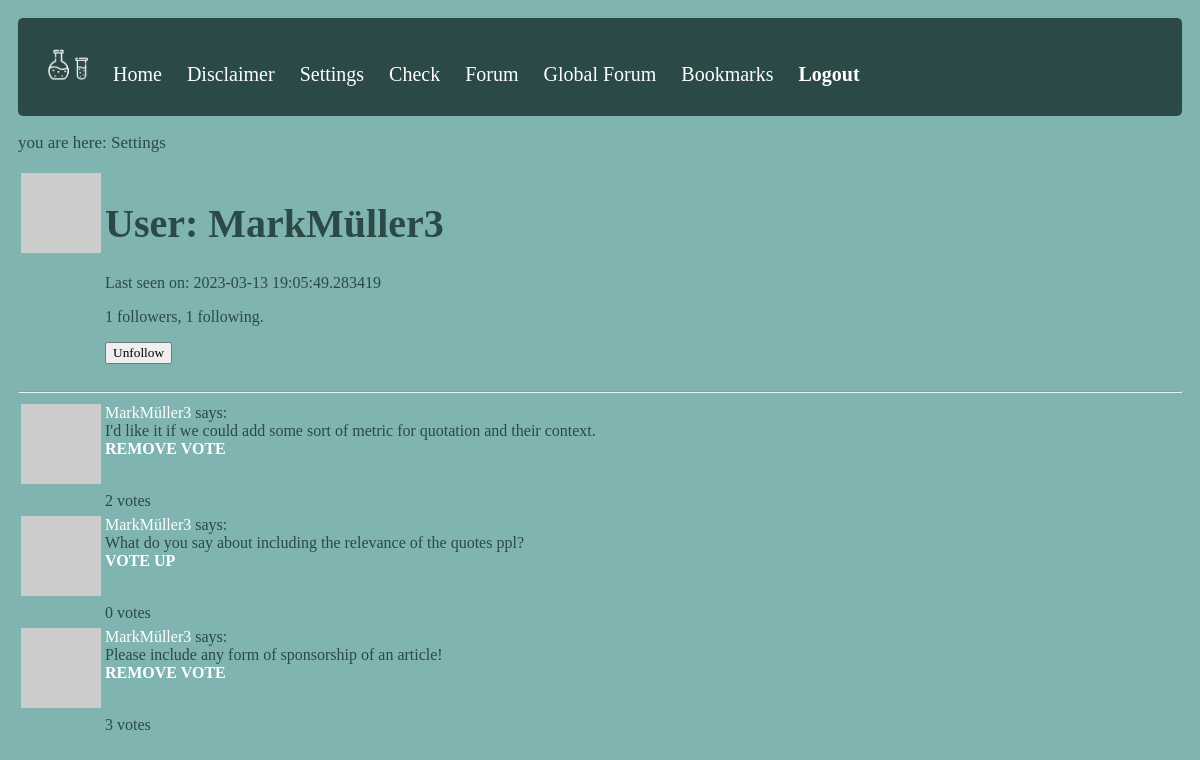
The page /user/MarkMüller3 (signed in) on the database its author committed.
### app/models.py (models this page shows, shortened)
class User(UserMixin, db.Model):
    id = db.Column(db.Integer, primary_key = True) #parameter takes datatype, primary_key is the key that identifies this row uniquely
    username = db.Column(db.String(64), index = True, unique = True) #unique parametre says there is only unique user names like instagram
    email = db.Column(db.String(64), index = True, unique = True)
    password_hash = db.Column(db.String(128))
    posts = db.relationship('Post', backref='author', lazy='dynamic')
    scored = db.relationship('History', backref='person', lazy='dynamic')
    last_seen = db.Column(db.DateTime, default=datetime.utcnow)
    followed = db.relationship('User', secondary=followers, #links User instances to other User instances
        primaryjoin=(followers.c.follower_id == id),
        secondaryjoin=(followers.c.followed_id == id),
        backref=db.backref('followers', lazy='dynamic'), lazy='dynamic') #dynamic: query only runs when specifically requested
    liked = db.relationship('PostLike',
        foreign_keys='PostLike.user_id',
        backref='user', lazy='dynamic')
    def avatar(self, size):
        digest = md5(self.email.lower().encode('utf-8')).hexdigest()
        return 'https://www.gravatar.com/avatar/{}?d=identicon&s={}'.format(
            digest, size) #avatar is randomly generated using gravatar
    def is_following(self, user): #querying
        return self.followed.filter(followers.c.followed_id == user.id).count() > 0 #returns either 0 or 1 so >0 is the same
    def has_liked_post(self, post):
        return PostLike.query.filter(
            PostLike.user_id == self.id,
            PostLike.post_id == post.id).count() > 0 #checks if entry for liker and liked post exists

class Post(db.Model):
    id = db.Column(db.Integer, primary_key = True)
    body = db.Column(db.String(140))
    timestamp = db.Column(db.DateTime, index=True, default=datetime.utcnow)
    user_id = db.Column(db.Integer, db.ForeignKey('user.id'))
    likes = db.relationship('PostLike', backref='post', lazy='dynamic')

### app/routes.py (the view)
@App.route('/user/<username>')#<> is dynamic part
@login_required
def user(username):
    form = EmptyForm()
    user = User.query.filter_by(username=username).first_or_404() #if no such user returns 404 template
    page = request.args.get('page', 1, type=int) #query string argument to specify page number
    posts = user.posts.order_by(Post.timestamp.desc()).paginate(page=page,
    per_page=App.config['POSTS_PER_PAGE'], error_out=False) #giving paginate all arguments
    next_url = url_for('user', username=user.username, page=posts.next_num) \
        if posts.has_next else None #allows us to only display next url in template if next url has a value
    prev_url = url_for('user', username=user.username, page=posts.prev_num) \
        if posts.has_prev else None
    return render_template('user.html', user=user, posts=posts.items,
    next_url=next_url, prev_url=prev_url, form=form)

### app/forms.py
class EmptyForm(FlaskForm): #for following
    submit = SubmitField('Submit')

### app/models.py (called while the page is built)
@login.user_loader
def load_user(id):
    return User.query.get(int(id))

### app/routes.py (called while the page is built)
@App.before_request
def before_request():
    if current_user.is_authenticated:
        current_user.last_seen = datetime.utcnow()
        db.session.commit()

### app/templates/user.html (shortened to what this page needs)
{% extends "base.html" %}
{% block content %}
<p class="location">you are here: Settings </p>
<table>
      <tr valign="top">
          <td><img src="{{ user.avatar(128) }}"></td>
          <td>
              <h1>User: {{ user.username }}</h1>
              {% if user.last_seen %}<p>Last seen on: {{ user.last_seen }}</p>{% endif %}
              <p>{{ user.followers.count() }} followers, {{ user.followed.count() }} following.</p>
              {% if user == current_user %}
              <p><a href="{{ url_for('edit_profile') }}">Edit your profile</a></p>
              {% else %}
              <p>
                  <form action="{{ url_for('unfollow', username=user.username) }}" method="post">
                      {{ form.submit(value='Unfollow') }}
                  </form>
              </p>
              {% endif %}
          </td>
      </tr>
  </table>
  <hr>
    {% for post in posts %}
        {% include '_post.html' %}
    {% endfor %}
{% endblock %}

### app/templates/_post.html
<table>
        <tr valign="top">
            <td><img src="{{ post.author.avatar(36) }}"></td>
            <td>
                <a href="{{ url_for('user', username=post.author.username) }}">
                    {{ post.author.username }}
                </a>
                says:<br>{{ post.body }}<br>
                {% if current_user.has_liked_post(post) %}
    <a href="{{ url_for('like_action', post_id=post.id, action='unlike') }}" class="like"><b>REMOVE VOTE</b></a>
  {% else %}
    <a href="{{ url_for('like_action', post_id=post.id, action='like') }}" class="like"><b>VOTE UP</b></a>
  {% endif %}
            </td>
        </tr>
        <tr>
          <td>
            </td>
          <td>{{ post.likes.count() }} votes</td>
          </tr>
</table>

### app/static/style.css (style rules this page uses)
html * { font-family: Tahoma !important; }
body { background: #7FB4B0; color: #2B4947; padding: 10px }
h1 { font-size: 40px; }
a { text-decoration: none; color: #FFFFFF; }
.location { font-size: 17px; color: #2B4947; }
.like { color: #FFFFFF; }

### rows shown on the page
User: username "MarkMüller3", last_seen "2023-03-13 19:05:49.283419"
Post: author.username "MarkMüller3", body "I'd like it if we could add some sort of metric for quotation and their context.", likes.count "2"
Post: author.username "MarkMüller3", body "What do you say about including the relevance of the quotes ppl?", likes.count "0"
Post: author.username "MarkMüller3", body "Please include any form of sponsorship of an article!", likes.count "3"

### other values the page prints
{{ user.followers.count() }} "1"
{{ user.followed.count() }} "1"
